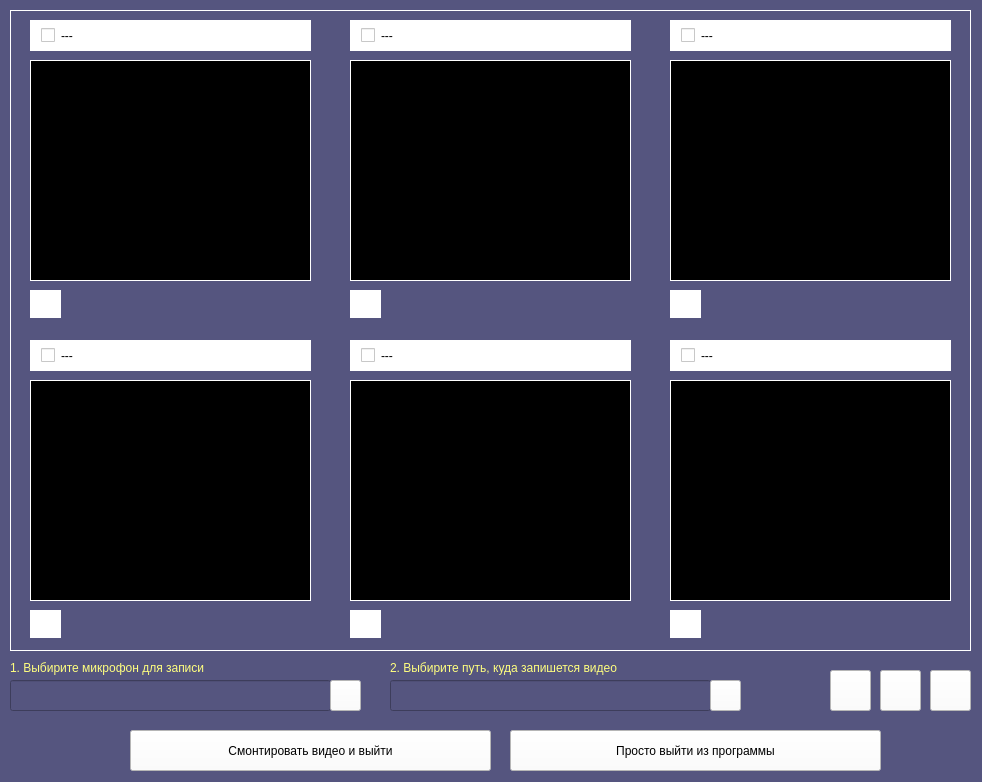
<?xml version="1.0" encoding="UTF-8"?>
<ui version="4.0">
 <class>MainWindow</class>
 <widget class="QMainWindow" name="MainWindow">
  <property name="geometry">
   <rect>
    <x>0</x>
    <y>0</y>
    <width>982</width>
    <height>782</height>
   </rect>
  </property>
  <property name="windowTitle">
   <string>SCoolCam v2.0</string>
  </property>
  <property name="windowIcon">
   <iconset>
    <normaloff>../IMG/icon.png</normaloff>../IMG/icon.png</iconset>
  </property>
  <property name="styleSheet">
   <string notr="true">background-color: rgb(85, 85, 127);</string>
  </property>
  <widget class="QWidget" name="centralwidget">
   <widget class="QFrame" name="frame">
    <property name="geometry">
     <rect>
      <x>10</x>
      <y>10</y>
      <width>961</width>
      <height>641</height>
     </rect>
    </property>
    <property name="styleSheet">
     <string notr="true">border: 1px solid white;</string>
    </property>
    <property name="frameShape">
     <enum>QFrame::StyledPanel</enum>
    </property>
    <property name="frameShadow">
     <enum>QFrame::Sunken</enum>
    </property>
    <widget class="QLabel" name="cam_1">
     <property name="geometry">
      <rect>
       <x>20</x>
       <y>50</y>
       <width>281</width>
       <height>221</height>
      </rect>
     </property>
     <property name="styleSheet">
      <string notr="true">background-color: rgb(0, 0, 0);
color: white;</string>
     </property>
     <property name="text">
      <string/>
     </property>
     <property name="alignment">
      <set>Qt::AlignCenter</set>
     </property>
    </widget>
    <widget class="QPushButton" name="full_1">
     <property name="geometry">
      <rect>
       <x>20</x>
       <y>280</y>
       <width>31</width>
       <height>28</height>
      </rect>
     </property>
     <property name="styleSheet">
      <string notr="true">background-color: rgb(255, 255, 255);</string>
     </property>
     <property name="text">
      <string/>
     </property>
     <property name="icon">
      <iconset>
       <normaloff>../IMG/full.png</normaloff>../IMG/full.png</iconset>
     </property>
    </widget>
    <widget class="QLabel" name="cam_2">
     <property name="geometry">
      <rect>
       <x>340</x>
       <y>50</y>
       <width>281</width>
       <height>221</height>
      </rect>
     </property>
     <property name="styleSheet">
      <string notr="true">background-color: rgb(0, 0, 0);
color: white;</string>
     </property>
     <property name="text">
      <string/>
     </property>
     <property name="alignment">
      <set>Qt::AlignCenter</set>
     </property>
    </widget>
    <widget class="QLabel" name="cam_3">
     <property name="geometry">
      <rect>
       <x>660</x>
       <y>50</y>
       <width>281</width>
       <height>221</height>
      </rect>
     </property>
     <property name="styleSheet">
      <string notr="true">background-color: rgb(0, 0, 0);
color: white;</string>
     </property>
     <property name="text">
      <string/>
     </property>
     <property name="alignment">
      <set>Qt::AlignCenter</set>
     </property>
    </widget>
    <widget class="QLabel" name="cam_4">
     <property name="geometry">
      <rect>
       <x>20</x>
       <y>370</y>
       <width>281</width>
       <height>221</height>
      </rect>
     </property>
     <property name="styleSheet">
      <string notr="true">background-color: rgb(0, 0, 0);
color: white;</string>
     </property>
     <property name="text">
      <string/>
     </property>
     <property name="alignment">
      <set>Qt::AlignCenter</set>
     </property>
    </widget>
    <widget class="QLabel" name="cam_5">
     <property name="geometry">
      <rect>
       <x>340</x>
       <y>370</y>
       <width>281</width>
       <height>221</height>
      </rect>
     </property>
     <property name="styleSheet">
      <string notr="true">background-color: rgb(0, 0, 0);
color: white;</string>
     </property>
     <property name="text">
      <string/>
     </property>
     <property name="alignment">
      <set>Qt::AlignCenter</set>
     </property>
    </widget>
    <widget class="QLabel" name="cam_6">
     <property name="geometry">
      <rect>
       <x>660</x>
       <y>370</y>
       <width>281</width>
       <height>221</height>
      </rect>
     </property>
     <property name="styleSheet">
      <string notr="true">background-color: rgb(0, 0, 0);
color: white;</string>
     </property>
     <property name="text">
      <string/>
     </property>
     <property name="alignment">
      <set>Qt::AlignCenter</set>
     </property>
    </widget>
    <widget class="QCheckBox" name="nam_1">
     <property name="geometry">
      <rect>
       <x>20</x>
       <y>10</y>
       <width>281</width>
       <height>31</height>
      </rect>
     </property>
     <property name="styleSheet">
      <string notr="true">background-color: rgb(255, 255, 255);
color: black;
padding: 0 10px;</string>
     </property>
     <property name="text">
      <string>---</string>
     </property>
     <property name="tristate">
      <bool>false</bool>
     </property>
    </widget>
    <widget class="QCheckBox" name="nam_2">
     <property name="geometry">
      <rect>
       <x>340</x>
       <y>10</y>
       <width>281</width>
       <height>31</height>
      </rect>
     </property>
     <property name="styleSheet">
      <string notr="true">background-color: rgb(255, 255, 255);
color: black;
padding: 0 10px;</string>
     </property>
     <property name="text">
      <string>---</string>
     </property>
     <property name="tristate">
      <bool>false</bool>
     </property>
    </widget>
    <widget class="QCheckBox" name="nam_3">
     <property name="geometry">
      <rect>
       <x>660</x>
       <y>10</y>
       <width>281</width>
       <height>31</height>
      </rect>
     </property>
     <property name="styleSheet">
      <string notr="true">background-color: rgb(255, 255, 255);
color: black;
padding: 0 10px;</string>
     </property>
     <property name="text">
      <string>---</string>
     </property>
     <property name="tristate">
      <bool>false</bool>
     </property>
    </widget>
    <widget class="QCheckBox" name="nam_4">
     <property name="geometry">
      <rect>
       <x>20</x>
       <y>330</y>
       <width>281</width>
       <height>31</height>
      </rect>
     </property>
     <property name="styleSheet">
      <string notr="true">background-color: rgb(255, 255, 255);
color: black;
padding: 0 10px;</string>
     </property>
     <property name="text">
      <string>---</string>
     </property>
     <property name="tristate">
      <bool>false</bool>
     </property>
    </widget>
    <widget class="QCheckBox" name="nam_5">
     <property name="geometry">
      <rect>
       <x>340</x>
       <y>330</y>
       <width>281</width>
       <height>31</height>
      </rect>
     </property>
     <property name="styleSheet">
      <string notr="true">background-color: rgb(255, 255, 255);
color: black;
padding: 0 10px;</string>
     </property>
     <property name="text">
      <string>---</string>
     </property>
     <property name="tristate">
      <bool>false</bool>
     </property>
    </widget>
    <widget class="QCheckBox" name="nam_6">
     <property name="geometry">
      <rect>
       <x>660</x>
       <y>330</y>
       <width>281</width>
       <height>31</height>
      </rect>
     </property>
     <property name="styleSheet">
      <string notr="true">background-color: rgb(255, 255, 255);
color: black;
padding: 0 10px;</string>
     </property>
     <property name="text">
      <string>---</string>
     </property>
     <property name="tristate">
      <bool>false</bool>
     </property>
    </widget>
    <widget class="QPushButton" name="full_2">
     <property name="geometry">
      <rect>
       <x>340</x>
       <y>280</y>
       <width>31</width>
       <height>28</height>
      </rect>
     </property>
     <property name="styleSheet">
      <string notr="true">background-color: rgb(255, 255, 255);</string>
     </property>
     <property name="text">
      <string/>
     </property>
     <property name="icon">
      <iconset>
       <normaloff>../IMG/full.png</normaloff>../IMG/full.png</iconset>
     </property>
    </widget>
    <widget class="QPushButton" name="full_3">
     <property name="geometry">
      <rect>
       <x>660</x>
       <y>280</y>
       <width>31</width>
       <height>28</height>
      </rect>
     </property>
     <property name="styleSheet">
      <string notr="true">background-color: rgb(255, 255, 255);</string>
     </property>
     <property name="text">
      <string/>
     </property>
     <property name="icon">
      <iconset>
       <normaloff>../IMG/full.png</normaloff>../IMG/full.png</iconset>
     </property>
    </widget>
    <widget class="QPushButton" name="full_4">
     <property name="geometry">
      <rect>
       <x>20</x>
       <y>600</y>
       <width>31</width>
       <height>28</height>
      </rect>
     </property>
     <property name="styleSheet">
      <string notr="true">background-color: rgb(255, 255, 255);</string>
     </property>
     <property name="text">
      <string/>
     </property>
     <property name="icon">
      <iconset>
       <normaloff>../IMG/full.png</normaloff>../IMG/full.png</iconset>
     </property>
    </widget>
    <widget class="QPushButton" name="full_5">
     <property name="geometry">
      <rect>
       <x>340</x>
       <y>600</y>
       <width>31</width>
       <height>28</height>
      </rect>
     </property>
     <property name="styleSheet">
      <string notr="true">background-color: rgb(255, 255, 255);</string>
     </property>
     <property name="text">
      <string/>
     </property>
     <property name="icon">
      <iconset>
       <normaloff>../IMG/full.png</normaloff>../IMG/full.png</iconset>
     </property>
    </widget>
    <widget class="QPushButton" name="full_6">
     <property name="geometry">
      <rect>
       <x>660</x>
       <y>600</y>
       <width>31</width>
       <height>28</height>
      </rect>
     </property>
     <property name="styleSheet">
      <string notr="true">background-color: rgb(255, 255, 255);</string>
     </property>
     <property name="text">
      <string/>
     </property>
     <property name="icon">
      <iconset>
       <normaloff>../IMG/full.png</normaloff>../IMG/full.png</iconset>
     </property>
    </widget>
   </widget>
   <widget class="QLabel" name="label">
    <property name="geometry">
     <rect>
      <x>10</x>
      <y>660</y>
      <width>321</width>
      <height>16</height>
     </rect>
    </property>
    <property name="styleSheet">
     <string notr="true">color: rgb(255, 255, 127)</string>
    </property>
    <property name="text">
     <string>1. Выбирите микрофон для записи</string>
    </property>
   </widget>
   <widget class="QLineEdit" name="lineEdit">
    <property name="geometry">
     <rect>
      <x>10</x>
      <y>680</y>
      <width>321</width>
      <height>31</height>
     </rect>
    </property>
    <property name="styleSheet">
     <string notr="true">color: white;</string>
    </property>
   </widget>
   <widget class="QPushButton" name="full_7">
    <property name="geometry">
     <rect>
      <x>330</x>
      <y>680</y>
      <width>31</width>
      <height>31</height>
     </rect>
    </property>
    <property name="styleSheet">
     <string notr="true">background-color: rgb(255, 255, 255);</string>
    </property>
    <property name="text">
     <string/>
    </property>
    <property name="icon">
     <iconset>
      <normaloff>../IMG/microphone.png</normaloff>../IMG/microphone.png</iconset>
    </property>
   </widget>
   <widget class="QLabel" name="label_2">
    <property name="geometry">
     <rect>
      <x>390</x>
      <y>660</y>
      <width>321</width>
      <height>16</height>
     </rect>
    </property>
    <property name="styleSheet">
     <string notr="true">color: rgb(255, 255, 127)</string>
    </property>
    <property name="text">
     <string>2. Выбирите путь, куда запишется видео</string>
    </property>
   </widget>
   <widget class="QLineEdit" name="lineEdit_2">
    <property name="geometry">
     <rect>
      <x>390</x>
      <y>680</y>
      <width>321</width>
      <height>31</height>
     </rect>
    </property>
    <property name="styleSheet">
     <string notr="true">color: white;</string>
    </property>
   </widget>
   <widget class="QPushButton" name="full_8">
    <property name="geometry">
     <rect>
      <x>710</x>
      <y>680</y>
      <width>31</width>
      <height>31</height>
     </rect>
    </property>
    <property name="styleSheet">
     <string notr="true">background-color: rgb(255, 255, 255);</string>
    </property>
    <property name="text">
     <string/>
    </property>
    <property name="icon">
     <iconset>
      <normaloff>../IMG/open_table.ico</normaloff>../IMG/open_table.ico</iconset>
    </property>
   </widget>
   <widget class="QPushButton" name="full_9">
    <property name="geometry">
     <rect>
      <x>830</x>
      <y>670</y>
      <width>41</width>
      <height>41</height>
     </rect>
    </property>
    <property name="styleSheet">
     <string notr="true">background-color: rgb(255, 255, 255);</string>
    </property>
    <property name="text">
     <string/>
    </property>
    <property name="icon">
     <iconset>
      <normaloff>../IMG/record.png</normaloff>../IMG/record.png</iconset>
    </property>
    <property name="iconSize">
     <size>
      <width>36</width>
      <height>36</height>
     </size>
    </property>
   </widget>
   <widget class="QPushButton" name="full_10">
    <property name="geometry">
     <rect>
      <x>880</x>
      <y>670</y>
      <width>41</width>
      <height>41</height>
     </rect>
    </property>
    <property name="styleSheet">
     <string notr="true">background-color: rgb(255, 255, 255);</string>
    </property>
    <property name="text">
     <string/>
    </property>
    <property name="icon">
     <iconset>
      <normaloff>../IMG/pause.png</normaloff>../IMG/pause.png</iconset>
    </property>
    <property name="iconSize">
     <size>
      <width>36</width>
      <height>36</height>
     </size>
    </property>
   </widget>
   <widget class="QPushButton" name="full_11">
    <property name="geometry">
     <rect>
      <x>930</x>
      <y>670</y>
      <width>41</width>
      <height>41</height>
     </rect>
    </property>
    <property name="styleSheet">
     <string notr="true">background-color: rgb(255, 255, 255);</string>
    </property>
    <property name="text">
     <string/>
    </property>
    <property name="icon">
     <iconset>
      <normaloff>../IMG/stop.png</normaloff>../IMG/stop.png</iconset>
    </property>
    <property name="iconSize">
     <size>
      <width>36</width>
      <height>36</height>
     </size>
    </property>
   </widget>
   <widget class="QPushButton" name="full_12">
    <property name="geometry">
     <rect>
      <x>130</x>
      <y>730</y>
      <width>361</width>
      <height>41</height>
     </rect>
    </property>
    <property name="styleSheet">
     <string notr="true">background-color: rgb(255, 255, 255);</string>
    </property>
    <property name="text">
     <string>Смонтировать видео и выйти</string>
    </property>
    <property name="icon">
     <iconset>
      <normaloff>../IMG/edit.png</normaloff>../IMG/edit.png</iconset>
    </property>
   </widget>
   <widget class="QPushButton" name="full_13">
    <property name="geometry">
     <rect>
      <x>510</x>
      <y>730</y>
      <width>371</width>
      <height>41</height>
     </rect>
    </property>
    <property name="styleSheet">
     <string notr="true">background-color: rgb(255, 255, 255);</string>
    </property>
    <property name="text">
     <string>Просто выйти из программы</string>
    </property>
    <property name="icon">
     <iconset>
      <normaloff>../IMG/exit.png</normaloff>../IMG/exit.png</iconset>
    </property>
   </widget>
  </widget>
 </widget>
 <resources/>
 <connections/>
</ui>
